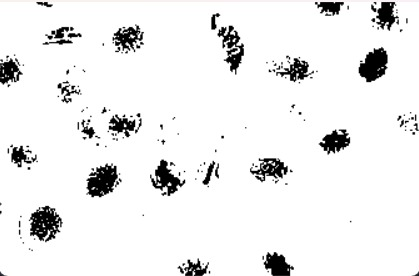
#> input picture Nomor7.jpg, 419 x 276 px, found by its file name
$ python 14_suplemen9_opening.py
#> lines starting #> are read from the running program, lines starting #| are printed output that depends on the picture; after the words box and inside, x2 and y2 are one past the last pixel; in counts of white or black regions, pixels touching at a corner belong together
import cv2
import numpy as np
from matplotlib import pyplot as plt

imggambara = cv2.imread("./Nomor7.jpg", 0)
#> imggambara: shape (276, 419); min 0, max 255, mean 237
imggambar = cv2.cvtColor(imggambara, cv2.THRESH_BINARY)
kernel = np.ones((15, 15), np.uint8)
imgopening = cv2.morphologyEx(imggambar, cv2.MORPH_OPEN, kernel)
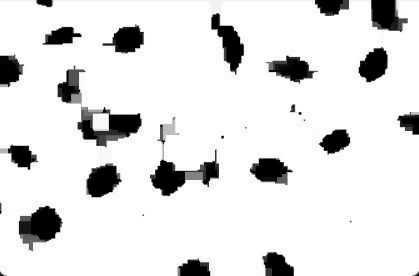
#> imgopening: shape (276, 419, 4); mean B, G, R, A 225.8, 225.8, 225.8, 255
# kernel = np.ones((5,5),np.uint8)
# imgmg=cv2.morphologyEx(imgopening,cv2.MORPH_GRADIENT,kernel)

# tampil_hor=np.concatenate((imggambar,imgopening),axis=0)

cv2.putText(imgopening, "Identifikasi Objek", (100, 175),
            cv2.FONT_HERSHEY_COMPLEX, 0.5, (0, 255, 255), 1)
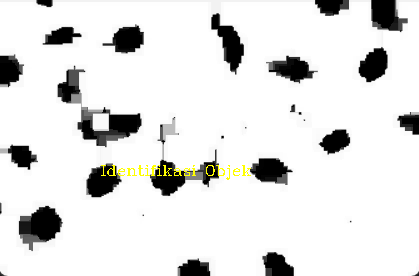
#> imgopening: shape (276, 419, 4); 0.42% of pixels changed, all inside (x1, y1, x2, y2) = (101, 165, 251, 180)


tampil_hor = np.concatenate((imggambar, imgopening), axis=1)
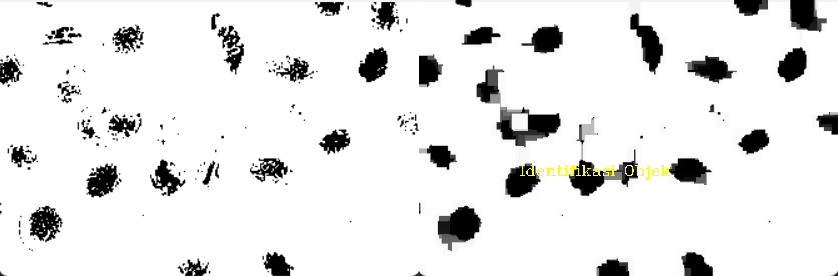
#> tampil_hor: shape (276, 838, 4); mean B, G, R, A 231.1, 231.6, 231.6, 254.5
cv2.imshow('hasil akhir', tampil_hor)

# cv2.imshow("contoh opening",imgopening)

cv2.waitKey(0)
cv2.destroyAllWindows


# kernel = np.ones((7,7),np.uint8)
# imgclosing=cv2.morphologyEx(imggambar,cv2.MORPH_CLOSE,kernel)
# cv2.imshow("contoh closing",imgclosing)

$ run again, with Nomor1.jpg copied over Nomor7.jpg
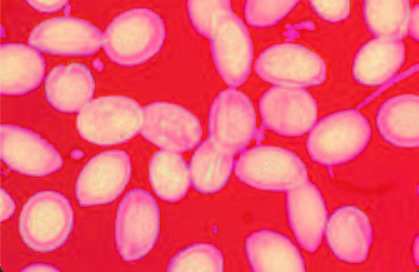
#> input picture Nomor1.jpg, 419 x 272 px, found by its file name
#> `cv2.putText(imgopening, "Identifikasi Objek", (100, 175), cv2.FONT_HER..`:
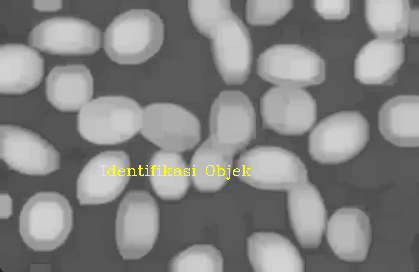
#> imgopening: shape (272, 419, 4); mean B, G, R, A 129.3, 130.4, 130.4, 253.9
#> `tampil_hor = np.concatenate((imggambar, imgopening), axis=1)`:
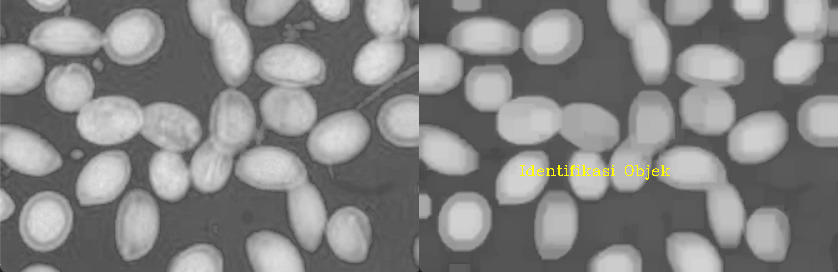
#> tampil_hor: shape (272, 838, 4); mean B, G, R, A 132.3, 132.8, 132.8, 254.5

$ run again, with Nomor3.jpg copied over Nomor7.jpg
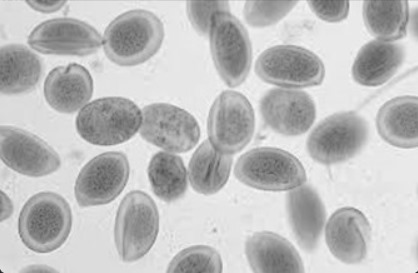
#> input picture Nomor3.jpg, 418 x 273 px, found by its file name
#> `cv2.putText(imgopening, "Identifikasi Objek", (100, 175), cv2.FONT_HER..`:
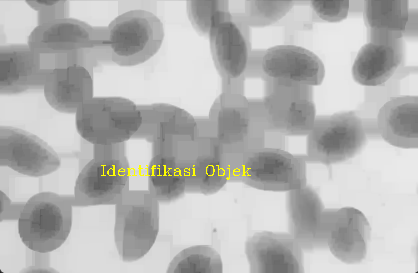
#> imgopening: shape (273, 418, 4); mean B, G, R, A 180.7, 181.8, 181.8, 253.9
#> `tampil_hor = np.concatenate((imggambar, imgopening), axis=1)`:
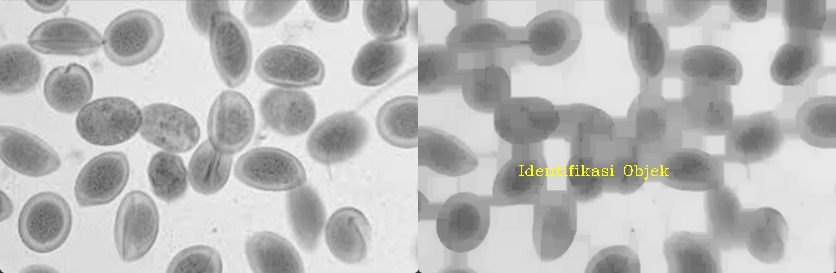
#> tampil_hor: shape (273, 836, 4); mean B, G, R, A 185.4, 185.9, 185.9, 254.5
